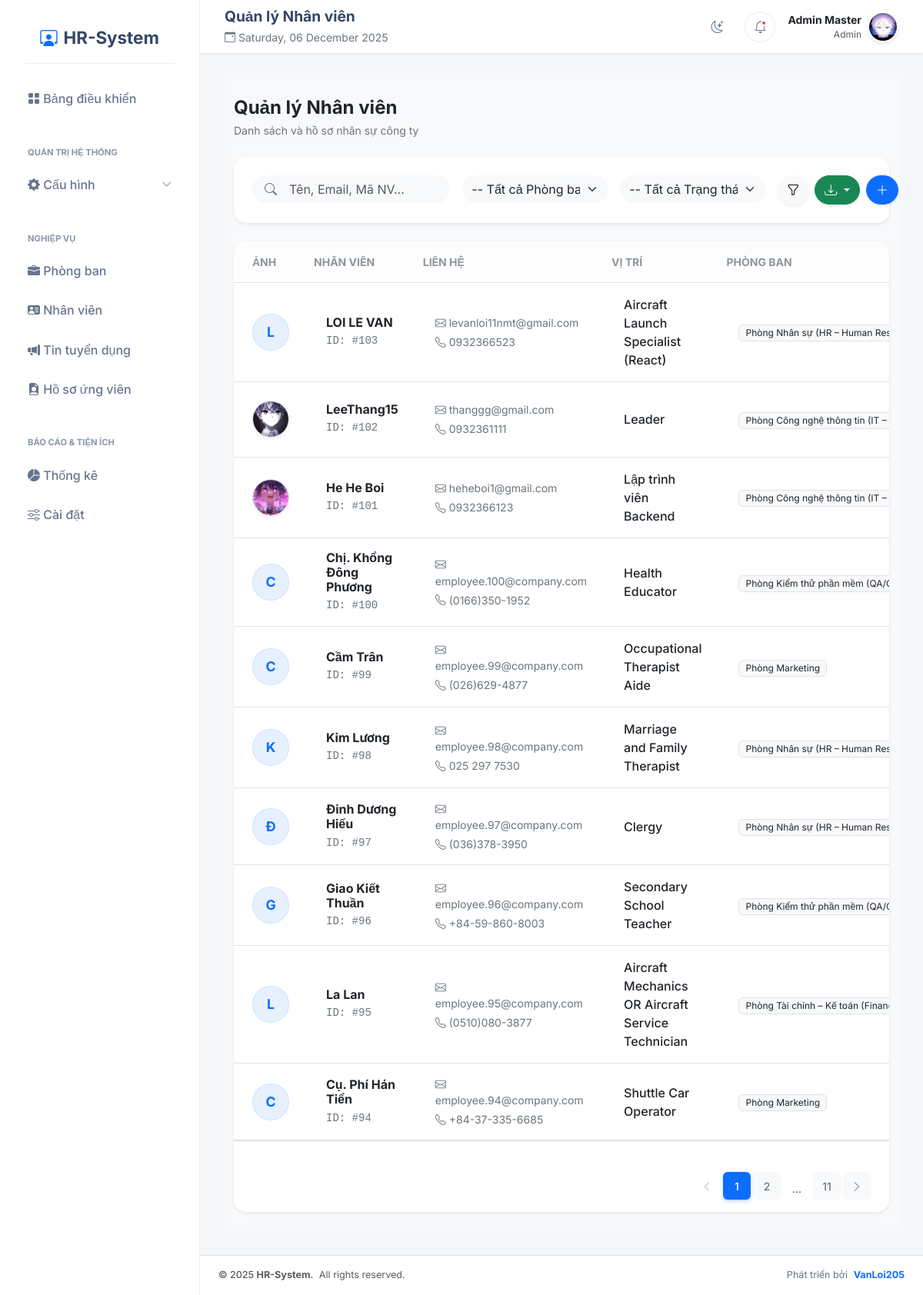
/public/employees (signed in), run on the app's committed database.
### tables this page shows
CREATE TABLE `employees` (
  `id` int unsigned NOT NULL AUTO_INCREMENT,
  `department_id` int unsigned DEFAULT NULL,
  `full_name` varchar(100) NOT NULL,
  `email` varchar(100) NOT NULL,
  `phone` varchar(20) DEFAULT NULL,
  `job_title` varchar(100) NOT NULL,
  `start_date` date NOT NULL,
  `status` enum('probation','active','terminated') NOT NULL DEFAULT 'probation',
  `photo_path` varchar(255) DEFAULT NULL,
  `contract_path` varchar(255) DEFAULT NULL,
  `created_at` timestamp NOT NULL DEFAULT CURRENT_TIMESTAMP,
  PRIMARY KEY (`id`),
  UNIQUE KEY `email_unique` (`email`),
  KEY `fk_employees_department_id` (`department_id`),
  CONSTRAINT `fk_employees_department_id` FOREIGN KEY (`department_id`) REFERENCES `departments` (`id`) ON DELETE SET NULL ON UPDATE CASCADE
);

CREATE TABLE `departments` (
  `id` int unsigned NOT NULL AUTO_INCREMENT,
  `name` varchar(150) NOT NULL,
  `created_at` timestamp NOT NULL DEFAULT CURRENT_TIMESTAMP,
  PRIMARY KEY (`id`),
  UNIQUE KEY `name_unique` (`name`)
);

### views/employees/index.view.php (the view, shortened to what the rows shown need)
<div class="container-fluid py-4 bg-light">
    <div class="row align-items-center mb-4">
        <div class="col-md-6">
            <h4 class="fw-bold text-dark mb-1">Quản lý Nhân viên</h4>
            <p class="text-secondary small mb-0">Danh sách và hồ sơ nhân sự công ty</p>
        </div>
    </div>
    <div class="card border-0 shadow-sm rounded-4 mb-4">
        <div class="card-body p-4">
            <form action="<?php echo BASE_URL; ?>/employees" method="GET" class="row g-3">
                <div class="col-md-4">
                    <div class="position-relative">
                        <i class="bi bi-search position-absolute top-50 start-0 translate-middle-y ms-3 text-secondary"></i>
                        <input type="text" name="keyword" class="form-control ps-5 rounded-pill bg-light border-0"
                               placeholder="Tên, Email, Mã NV..."
                               value="<?php echo isset($keyword) ? e($keyword) : ''; ?>">
                    </div>
                </div>
                <div class="col-md-3">
                    <select name="department_id" class="form-select rounded-pill bg-light border-0 cursor-pointer">
                        <option value="">-- Tất cả Phòng ban --</option>
                    </select>
                </div>
                <div class="col-md-3">
                    <select name="status" class="form-select rounded-pill bg-light border-0 cursor-pointer">
                        <option value="">-- Tất cả Trạng thái --</option>
                    </select>
                </div>
                <div class="col-md-2 d-flex gap-2">
                    <button type="submit" class="btn btn-light rounded-pill border-0 flex-fill shadow-sm" data-bs-toggle="tooltip" title="Lọc dữ liệu">
                        <i class="bi bi-funnel"></i>
                    </button>
                    <div class="dropdown flex-fill">
                        <button class="btn btn-success rounded-pill w-100 shadow-sm dropdown-toggle" type="button" data-bs-toggle="dropdown">
                            <i class="bi bi-download"></i>
                        </button>
                    </div>
                    <a href="<?php echo BASE_URL; ?>/employees/create" class="btn btn-primary rounded-pill flex-fill fw-medium shadow-sm text-nowrap">
                        <i class="bi bi-plus-lg"></i>
                    </a>
                </div>
            </form>
        </div>
    </div>
    <div class="card border-0 shadow-sm rounded-4 overflow-hidden">
        <div class="card-body p-0">
            <div class="table-responsive">
                <table class="table table-hover align-middle mb-0 custom-table">
                    <thead class="bg-light border-bottom">
                        <tr>
                            <th class="ps-4 py-3 text-secondary text-uppercase fw-bold small opacity-75" style="width: 80px;">Ảnh</th>
                            <th class="py-3 text-secondary text-uppercase fw-bold small opacity-75">Nhân viên</th>
                            <th class="py-3 text-secondary text-uppercase fw-bold small opacity-75">Liên hệ</th>
                            <th class="py-3 text-secondary text-uppercase fw-bold small opacity-75">Vị trí</th>
                            <th class="py-3 text-secondary text-uppercase fw-bold small opacity-75">Phòng ban</th>
                        </tr>
                    </thead>
                    <tbody>
                        <?php if (!empty($employees)): ?>
                            <?php foreach ($employees as $employee): ?>
                                <tr class="border-bottom-dashed" id="row-employee-<?php echo e($employee['id']); ?>">
                                    <td class="ps-4 py-3">
                                        <?php if (!empty($employee['photo_path']) && file_exists(BASE_PATH . 'public/' . $employee['photo_path'])): ?>
                                            <img src="<?php echo BASE_URL . '/' . e($employee['photo_path']); ?>"
                                                 alt="Avatar" class="rounded-circle object-fit-cover border shadow-sm"
                                                 style="width: 48px; height: 48px;">
                                        <?php else: ?>
                                            <div class="rounded-circle d-flex align-items-center justify-content-center bg-primary bg-opacity-10 text-primary fw-bold border border-primary border-opacity-10"
                                                 style="width: 48px; height: 48px; font-size: 1.1rem;">
                                                <?php echo strtoupper(mb_substr($employee['full_name'], 0, 1)); ?>
                                            </div>
                                        <?php endif; ?>
                                    </td>
                                    <td>
                                        <h6 class="mb-0 text-dark fw-bold"><?php echo e($employee['full_name']); ?></h6>
                                        <span class="text-secondary small font-monospace">ID: #<?php echo e($employee['id']); ?></span>
                                    </td>
                                    <td>
                                        <div class="d-flex flex-column gap-1">
                                            <a href="mailto:<?php echo e($employee['email']); ?>" class="text-decoration-none text-secondary small hover-primary">
                                                <i class="bi bi-envelope me-1"></i><?php echo e($employee['email']); ?>
                                            </a>
                                            <?php if ($employee['phone']): ?>
                                                <a href="tel:<?php echo e($employee['phone']); ?>" class="text-decoration-none text-secondary small hover-primary">
                                                    <i class="bi bi-telephone me-1"></i><?php echo e($employee['phone']); ?>
                                                </a>
                                            <?php endif; ?>
                                        </div>
                                    </td>
                                    <td><span class="fw-medium text-dark"><?php echo e($employee['job_title']); ?></span></td>
                                    <td>
                                        <span class="badge bg-light text-dark border fw-normal px-2 py-1 rounded-2">
                                            <?php echo e($employee['department_name'] ?? '--'); ?>
                                        </span>
                                    </td>
                                </tr>
                            <?php endforeach; ?>
                        <?php else: ?>
                            <tr><td colspan="7" class="text-center py-5 text-muted">Không tìm thấy nhân viên nào</td></tr>
                        <?php endif; ?>
                    </tbody>
                </table>
            </div>
            <div class="px-4 py-3 border-top bg-white rounded-bottom-4">
                <?php require BASE_PATH . 'views/partials/pagination.view.php'; ?>
            </div>
        </div>
    </div>
</div>

### src/Core/Router.php (shortened to what the rows shown need)
<?php
class Router
{
    protected array $routes = [];
    public function add(string $method, string $uri, string $controller): void
    {
        $this->routes[] = [
            'method' => $method,
            'uri' => $uri,
            'controller' => $controller,
        ];
    }
    public function dispatch(string $uri, string $method): void
    {
        foreach ($this->routes as $route) {
            if ($route['uri'] === $uri && $route['method'] === strtoupper($method)) {
                list($controller, $action) = explode('@', $route['controller']);
                $controllerInstance = new $controllerClass();
                $controllerInstance->{$action}();
                return;
            }
        }
        throw new RouteNotFoundException("No route found for URI: $uri");
    }
}

### data on the page
employees: full_name "L", full_name "LOI LE VAN", id "103", email "levanloi11nmt@gmail.com", phone "0932366523", job_title "Aircraft Launch Specialist (React)", department.name "Phòng Nhân sự (HR – Human…"
employees: photo_path (picture), full_name "LeeThang15", id "102", email "thanggg@gmail.com", phone "0932361111", job_title "Leader", department.name "Phòng Công nghệ thông tin (IT –…"
employees: photo_path (picture), full_name "He He Boi", id "101", email "heheboi1@gmail.com", phone "0932366123", job_title "Lập trình viên Backend", department.name "Phòng Công nghệ thông tin (IT –…"
employees: full_name "C", full_name "Chị. Khổng Đông Phương", id "100", email "employee.100@company.com", phone "(0166)350-1952", job_title "Health Educator", department.name "Phòng Kiểm thử phần mềm…"
employees: full_name "C", full_name "Cầm Trân", id "99", email "employee.99@company.com", phone "(026)629-4877", job_title "Occupational Therapist Aide", department.name "Phòng Marketing"
employees: full_name "K", full_name "Kim Lương", id "98", email "employee.98@company.com", phone "025 297 7530", job_title "Marriage and Family Therapist", department.name "Phòng Nhân sự (HR – Human…"
employees: full_name "Đ", full_name "Đinh Dương Hiếu", id "97", email "employee.97@company.com", phone "(036)378-3950", job_title "Clergy", department.name "Phòng Nhân sự (HR – Human…"
employees: full_name "G", full_name "Giao Kiết Thuần", id "96", email "employee.96@company.com", phone "+84-59-860-8003", job_title "Secondary School Teacher", department.name "Phòng Kiểm thử phần mềm…"
employees: full_name "L", full_name "La Lan", id "95", email "employee.95@company.com", phone "(0510)080-3877", job_title "Aircraft Mechanics OR Aircraft Service Technician", department.name "Phòng Tài chính – Kế toán…"
employees: full_name "C", full_name "Cụ. Phí Hán Tiển", id "94", email "employee.94@company.com", phone "+84-37-335-6685", job_title "Shuttle Car Operator", department.name "Phòng Marketing"
